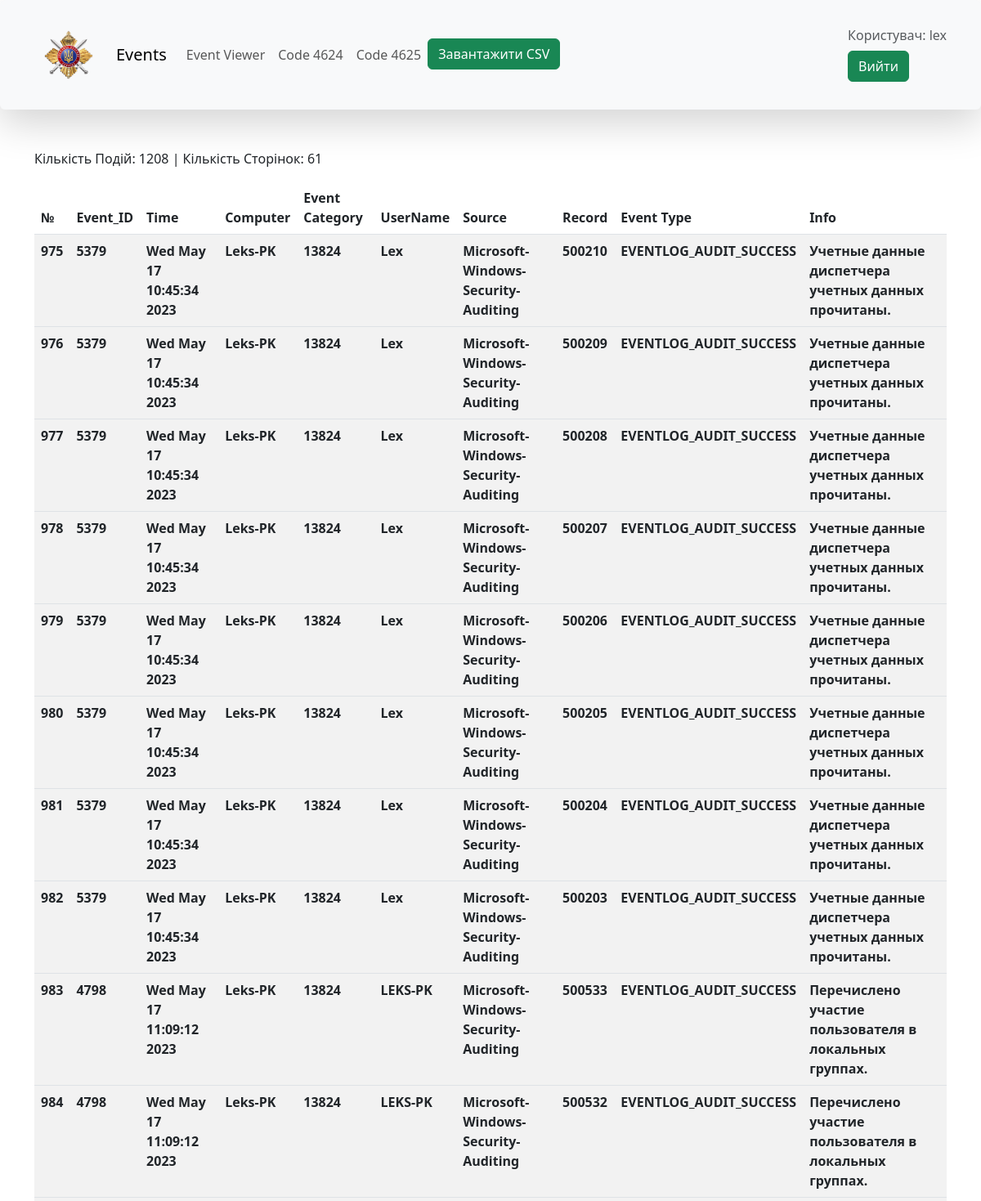
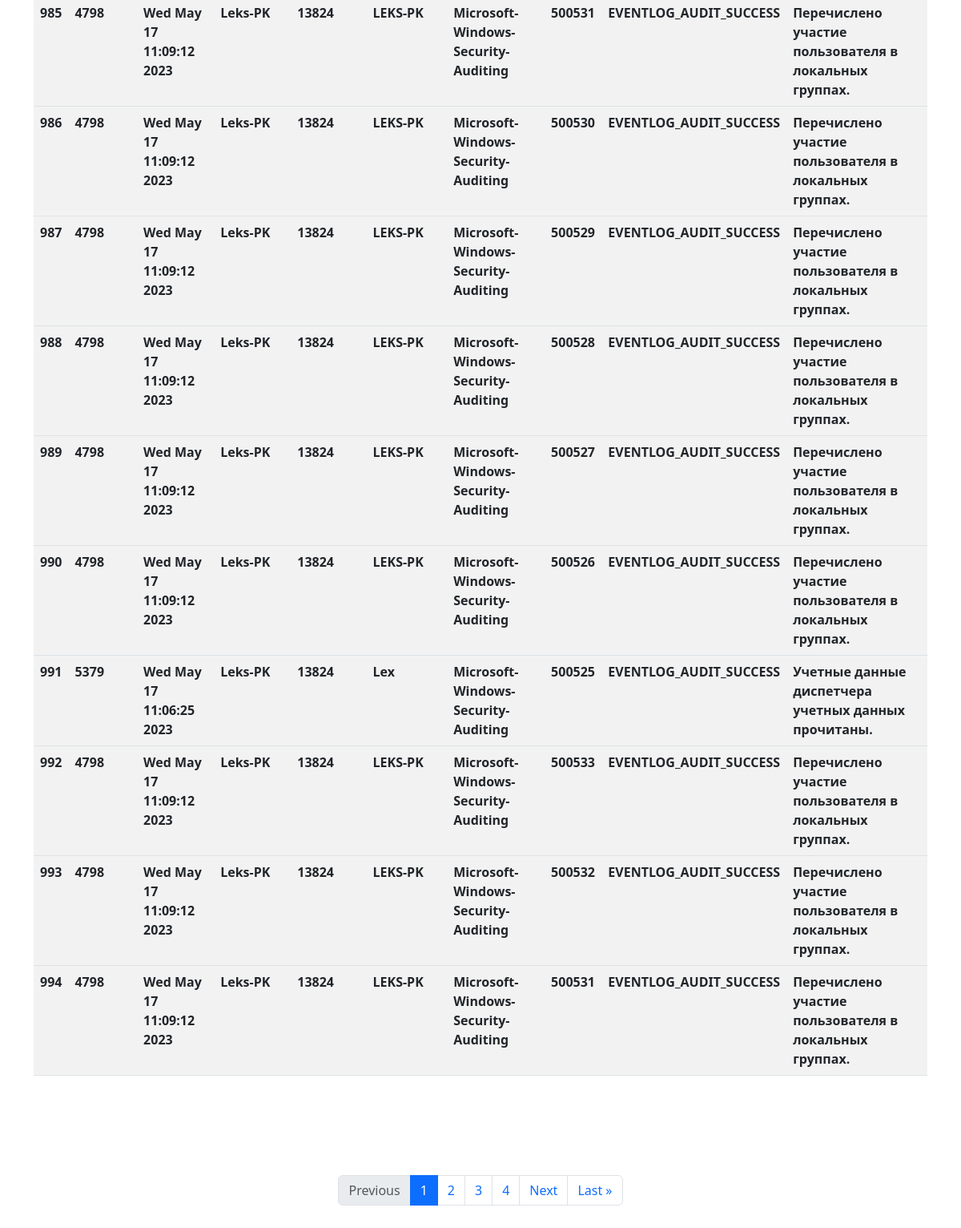
Page /simple_events/ (signed in) on the earlier database version (2 pictures, top to bottom).
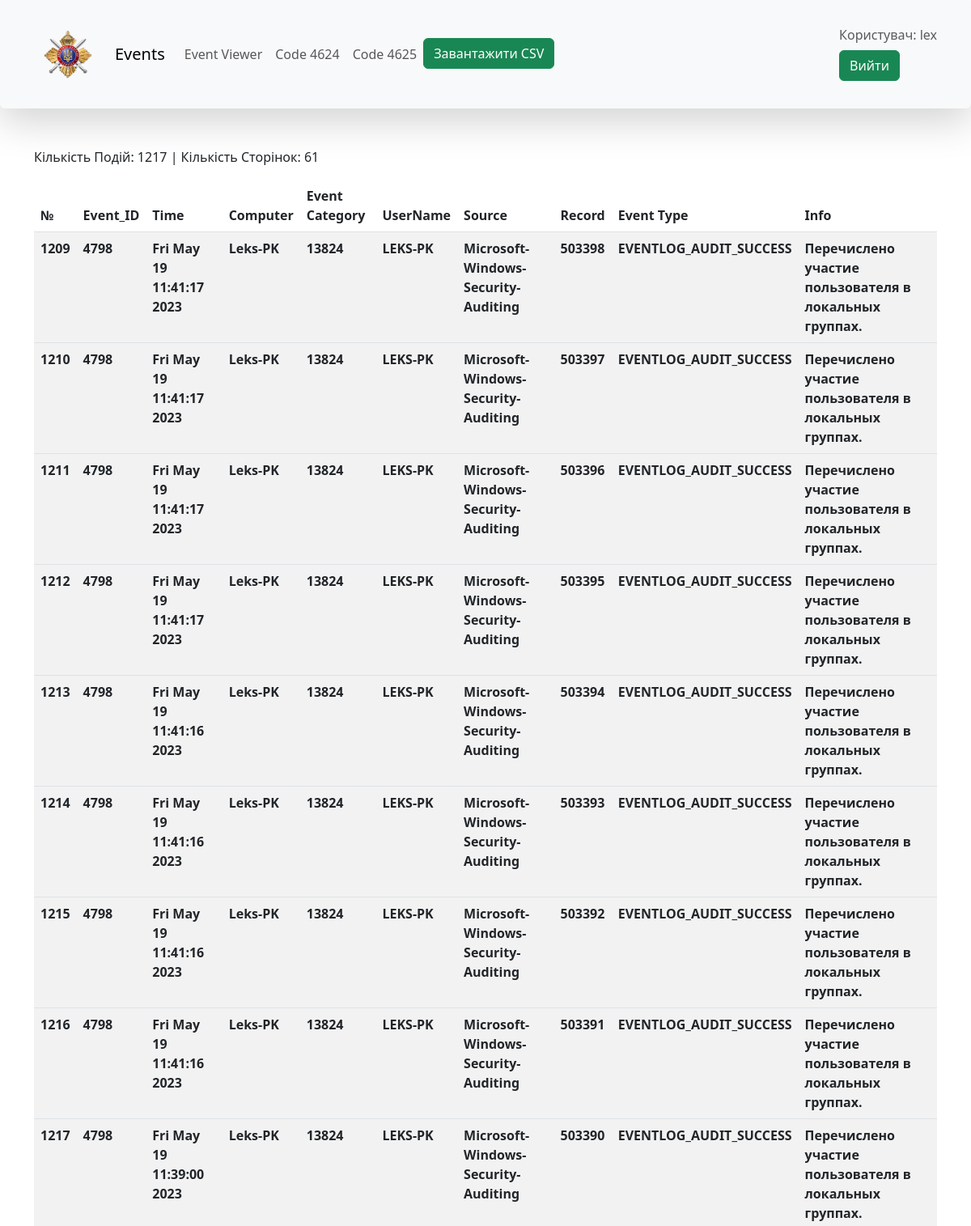
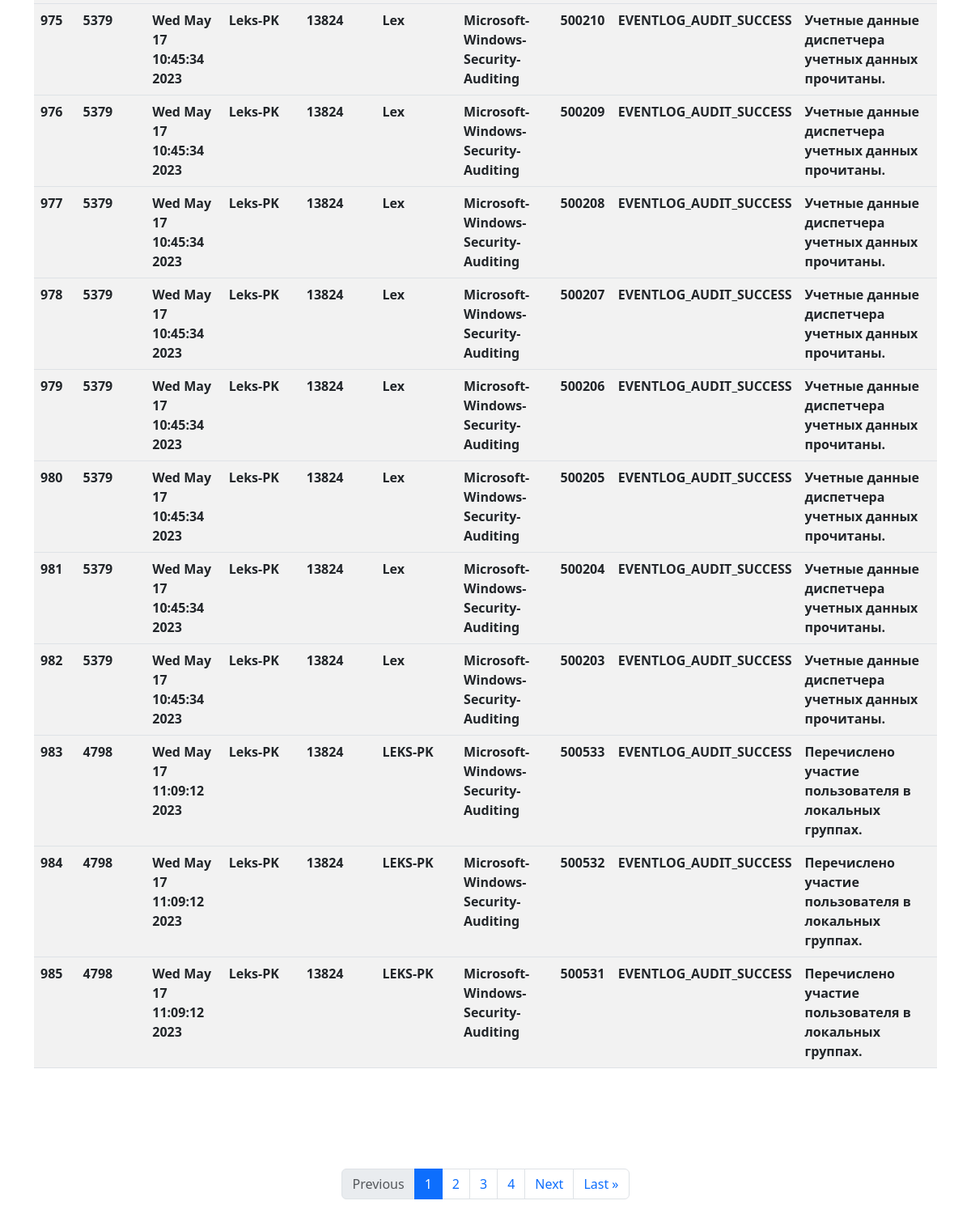
Same page on the later database version (2 pictures, top to bottom).
### event_viewer/models.py (models this page shows, shortened)
class EventLogReaderModel(models.Model):
    the_time = models.CharField(max_length=155, verbose_name='Час')
    etv_id = models.IntegerField(verbose_name='ID события')
    computer_name = models.CharField(max_length=155, verbose_name="Имя компьютера")
    user_name = models.CharField(max_length=155, verbose_name='Имя пользователя')
    category = models.CharField(max_length=155, verbose_name='Категория Логгов')
    source = models.CharField(max_length=155, verbose_name='Источник')
    record = models.CharField(max_length=155, verbose_name='Рекорд')
    event_type = models.CharField(max_length=155, verbose_name='Тип события')
    message = models.CharField(max_length=155, verbose_name='Сообщение')
    created_date = models.DateField(auto_now_add=True)
    class Meta:
        verbose_name = "Event"
        verbose_name_plural = 'Events'

### event_viewer/views.py (the view)
# urls.py: path('simple_events/', eventlog_reader, name='eventlog_reader'),
@login_required()
def eventlog_reader(request):
    EventLogReader('Security').read_events()
    events = EventLogReaderModel.objects.all().order_by('-created_date')
    total = EventLogReaderModel.objects.all().count()
    page_obj, page_range, num_pages = paginate_queryset(events, request)
    context = {'page_obj': page_obj,
               'num_pages': num_pages,
               'page_range': page_range,
               'total': total}
    return render(request, 'simple_events.html', context)

### event_viewer/utils.py (called while the page is built, shortened)
    def enter(self):
        self.handle = win32evtlog.OpenEventLog(None, self.log_name)
        return self

    def read_events(self):
        self.enter()
        try:
            flags = self.flags
            events = win32evtlog.ReadEventLog(self.handle, flags, 0)
            begin_sec = time.time()
            begin_time = time.strftime('%H:%M:%S ', time.localtime(begin_sec))
            total = win32evtlog.GetNumberOfEventLogRecords(self.handle)
        except Exception as e:
            print(f'Error reading event log: {e}')

### event_viewer/views.py (called while the page is built)
def get_page_range(current_page, num_pages):
    page_range = []
    if current_page > 1:
        page_range.append(1)
    for page in range(current_page - 3, current_page):
        if page > 1:
            page_range.append(page)
    page_range.append(current_page)
    for page in range(current_page + 1, current_page + 4):
        if page <= num_pages:
            page_range.append(page)
    return page_range

### templates/simple_events.html
{% extends 'base.html' %}
{% block content %}
    <div class="container">
        <p>Кількість Подій: {{ total }}   |    Кількість Сторінок: {{ num_pages }}</p>
        <table class="table table-striped table-hover">
            <thead>
            <tr>
                <th scope="col">№</th>
                <th scope="col">Event_ID</th>
                <th scope="col">Time</th>
                <th scope="col">Computer</th>
                <th scope="col">Event Category</th>
                <th scope="col">UserName</th>
                <th scope="col">Source</th>
                <th scope="col">Record</th>
                <th scope="col">Event Type</th>
                <th scope="col">Info</th>
            </tr>
            </thead>
            {% for event in page_obj %}
                <tbody>
                <th scope="row">{{ event.id }}</th>
                <th scope="row">{{ event.etv_id }}</th>
                <th scope="row">{{ event.the_time }}</th>
                <th scope="row">{{ event.computer_name }}</th>
                <th scope="row">{{ event.category }}</th>
                <th scope="row">{{ event.user_name }}</th>
                <th scope="row">{{ event.source }}</th>
                <th scope="row">{{ event.record }}</th>
                <th scope="row">{{ event.event_type }}</th>
                <th scope="row">{{ event.message }}</th>
                </tbody>
            {% endfor %}
        </table>
    </div>
    <nav class="mt-4" aria-label="Page navigation sample" style="padding-top: 100px; margin-bottom: 100px">
        {% if page_obj.has_other_pages %}
            <ul class="pagination justify-content-center">
                {% if page_obj.has_previous %}
                    <li class="page-item"><a class="page-link"
                                             href="?page={{ page_obj.previous_page_number }}">Previous</a></li>
                {% else %}
                    <li class="page-item disabled"><a class="page-link" href="#">Previous</a></li>
                {% endif %}
                {% for page in page_range %}
                    {% if page == page_obj.number %}
                        <li class="page-item active"><a class="page-link" href="#">{{ page }}</a></li>
                    {% else %}
                        <li class="page-item"><a class="page-link" href="?page={{ page }}">{{ page }}</a></li>
                    {% endif %}
                {% endfor %}
                {% if page_obj.has_next %}
                    <li class="page-item"><a class="page-link" href="?page={{ page_obj.next_page_number }}">Next</a></li>
                    <li class="page-item"><a class="page-link" href="?page={{ page_obj.paginator.num_pages }}">Last &raquo</a></li>
                {% else %}
                    <li class="page-item disable"><a class="page-link" href="#">Next</a></li>
                {% endif %}
            </ul>
        {% endif %}
    </nav>
{% endblock %}

Differences in the rows shown:
no longer on this page (row unchanged): EventLogReaderModel: id "986", etv_id "4798", the_time "Wed May 17 11:09:12 2023", computer_name "Leks-PK", category "13824", user_name "LEKS-PK", source "Microsoft-Windows-Security-Auditing", record "500530", event_type "EVENTLOG_AUDIT_SUCCESS", message "Перечислено участие пользователя в локальных группах."
no longer on this page (row unchanged): EventLogReaderModel: id "987", etv_id "4798", the_time "Wed May 17 11:09:12 2023", computer_name "Leks-PK", category "13824", user_name "LEKS-PK", source "Microsoft-Windows-Security-Auditing", record "500529", event_type "EVENTLOG_AUDIT_SUCCESS", message "Перечислено участие пользователя в локальных группах."
no longer on this page (row unchanged): EventLogReaderModel: id "988", etv_id "4798", the_time "Wed May 17 11:09:12 2023", computer_name "Leks-PK", category "13824", user_name "LEKS-PK", source "Microsoft-Windows-Security-Auditing", record "500528", event_type "EVENTLOG_AUDIT_SUCCESS", message "Перечислено участие пользователя в локальных группах."
no longer on this page (row unchanged): EventLogReaderModel: id "989", etv_id "4798", the_time "Wed May 17 11:09:12 2023", computer_name "Leks-PK", category "13824", user_name "LEKS-PK", source "Microsoft-Windows-Security-Auditing", record "500527", event_type "EVENTLOG_AUDIT_SUCCESS", message "Перечислено участие пользователя в локальных группах."
no longer on this page (row unchanged): EventLogReaderModel: id "990", etv_id "4798", the_time "Wed May 17 11:09:12 2023", computer_name "Leks-PK", category "13824", user_name "LEKS-PK", source "Microsoft-Windows-Security-Auditing", record "500526", event_type "EVENTLOG_AUDIT_SUCCESS", message "Перечислено участие пользователя в локальных группах."
no longer on this page (row unchanged): EventLogReaderModel: id "991", etv_id "5379", the_time "Wed May 17 11:06:25 2023", computer_name "Leks-PK", category "13824", user_name "Lex", source "Microsoft-Windows-Security-Auditing", record "500525", event_type "EVENTLOG_AUDIT_SUCCESS", message "Учетные данные диспетчера учетных данных прочитаны."
no longer on this page (row unchanged): EventLogReaderModel: id "992", etv_id "4798", the_time "Wed May 17 11:09:12 2023", computer_name "Leks-PK", category "13824", user_name "LEKS-PK", source "Microsoft-Windows-Security-Auditing", record "500533", event_type "EVENTLOG_AUDIT_SUCCESS", message "Перечислено участие пользователя в локальных группах."
no longer on this page (row unchanged): EventLogReaderModel: id "993", etv_id "4798", the_time "Wed May 17 11:09:12 2023", computer_name "Leks-PK", category "13824", user_name "LEKS-PK", source "Microsoft-Windows-Security-Auditing", record "500532", event_type "EVENTLOG_AUDIT_SUCCESS", message "Перечислено участие пользователя в локальных группах."
no longer on this page (row unchanged): EventLogReaderModel: id "994", etv_id "4798", the_time "Wed May 17 11:09:12 2023", computer_name "Leks-PK", category "13824", user_name "LEKS-PK", source "Microsoft-Windows-Security-Auditing", record "500531", event_type "EVENTLOG_AUDIT_SUCCESS", message "Перечислено участие пользователя в локальных группах."
added EventLogReaderModel: id "1209", etv_id "4798", the_time "Fri May 19 11:41:17 2023", computer_name "Leks-PK", category "13824", user_name "LEKS-PK", source "Microsoft-Windows-Security-Auditing", record "503398", event_type "EVENTLOG_AUDIT_SUCCESS", message "Перечислено участие пользователя в локальных группах."
added EventLogReaderModel: id "1210", etv_id "4798", the_time "Fri May 19 11:41:17 2023", computer_name "Leks-PK", category "13824", user_name "LEKS-PK", source "Microsoft-Windows-Security-Auditing", record "503397", event_type "EVENTLOG_AUDIT_SUCCESS", message "Перечислено участие пользователя в локальных группах."
added EventLogReaderModel: id "1211", etv_id "4798", the_time "Fri May 19 11:41:17 2023", computer_name "Leks-PK", category "13824", user_name "LEKS-PK", source "Microsoft-Windows-Security-Auditing", record "503396", event_type "EVENTLOG_AUDIT_SUCCESS", message "Перечислено участие пользователя в локальных группах."
added EventLogReaderModel: id "1212", etv_id "4798", the_time "Fri May 19 11:41:17 2023", computer_name "Leks-PK", category "13824", user_name "LEKS-PK", source "Microsoft-Windows-Security-Auditing", record "503395", event_type "EVENTLOG_AUDIT_SUCCESS", message "Перечислено участие пользователя в локальных группах."
added EventLogReaderModel: id "1213", etv_id "4798", the_time "Fri May 19 11:41:16 2023", computer_name "Leks-PK", category "13824", user_name "LEKS-PK", source "Microsoft-Windows-Security-Auditing", record "503394", event_type "EVENTLOG_AUDIT_SUCCESS", message "Перечислено участие пользователя в локальных группах."
added EventLogReaderModel: id "1214", etv_id "4798", the_time "Fri May 19 11:41:16 2023", computer_name "Leks-PK", category "13824", user_name "LEKS-PK", source "Microsoft-Windows-Security-Auditing", record "503393", event_type "EVENTLOG_AUDIT_SUCCESS", message "Перечислено участие пользователя в локальных группах."
added EventLogReaderModel: id "1215", etv_id "4798", the_time "Fri May 19 11:41:16 2023", computer_name "Leks-PK", category "13824", user_name "LEKS-PK", source "Microsoft-Windows-Security-Auditing", record "503392", event_type "EVENTLOG_AUDIT_SUCCESS", message "Перечислено участие пользователя в локальных группах."
added EventLogReaderModel: id "1216", etv_id "4798", the_time "Fri May 19 11:41:16 2023", computer_name "Leks-PK", category "13824", user_name "LEKS-PK", source "Microsoft-Windows-Security-Auditing", record "503391", event_type "EVENTLOG_AUDIT_SUCCESS", message "Перечислено участие пользователя в локальных группах."
added EventLogReaderModel: id "1217", etv_id "4798", the_time "Fri May 19 11:39:00 2023", computer_name "Leks-PK", category "13824", user_name "LEKS-PK", source "Microsoft-Windows-Security-Auditing", record "503390", event_type "EVENTLOG_AUDIT_SUCCESS", message "Перечислено участие пользователя в локальных группах."
Other differences:
{{ total }}: "1208" → "1217"
